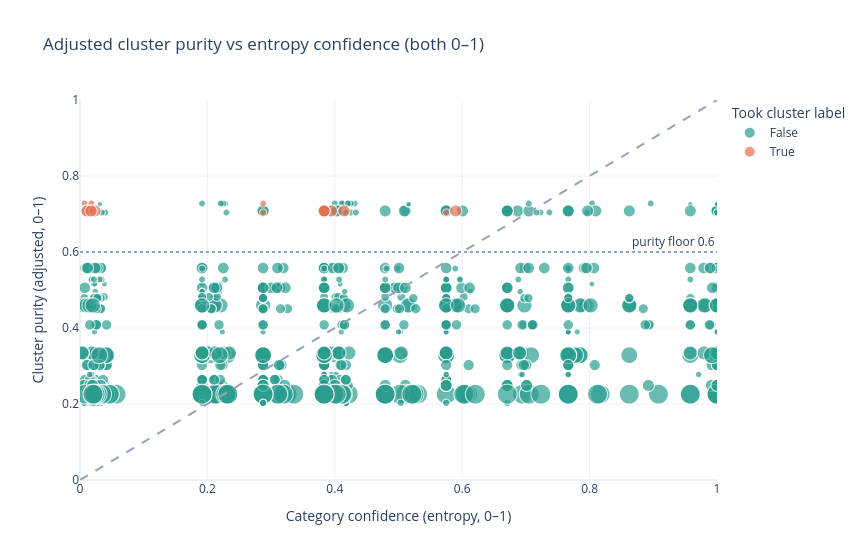

The notebook cell saved with this chart:
### Code cell
# Adjusted purity vs entropy confidence — matching 0-1 scales (challenges).
print("Cluster vs Category (chance-corrected):", cluster_agreement(df))

mask = df["Cluster"] != -1
purity_summary = (
    df[mask]
    .groupby(["Cluster", "Cluster_Label"])
    .agg(
        records=("Category", "size"),
        purity=("Cluster_Purity", "first"),
        purity_adj=("Cluster_Purity_Adj", "first"),
        mean_confidence=("Category_Confidence_Norm", "mean"),
        reassigned=("Category_Reassigned", "sum"),
    )
    .reset_index()
    .sort_values("purity_adj", ascending=False)
)
display(purity_summary.round(3))

fig_pc = px.scatter(
    df[mask], x="Category_Confidence_Norm", y="Cluster_Purity_Adj",
    color="Category_Reassigned", size="Cluster_Size",
    hover_data=["focus_group", "Category", "final_category", "Cluster_Size", "Cluster_Purity"],
    title="Adjusted cluster purity vs entropy confidence (both 0–1)",
    color_discrete_map={True: "#E76F51", False: "#2A9D8F"},
    labels={"Category_Reassigned": "Took cluster label"},
)
fig_pc.add_shape(type="line", x0=0, y0=0, x1=1, y1=1, line=dict(dash="dash", color="#94A3B8"))
fig_pc.add_hline(y=0.6, line_dash="dot", line_color="#94A3B8", annotation_text="purity floor 0.6")
fig_pc.update_layout(
    height=560, width=860, template="plotly_white",
    xaxis=dict(range=[0, 1], title="Category confidence (entropy, 0–1)"),
    yaxis=dict(range=[0, 1], title="Cluster purity (adjusted, 0–1)"),
)
fig_pc.show()

### Figure 1 — Plotly figure (JSON) as saved in the notebook; plotly's stock layout.template omitted (floating-point values rounded to 4 significant figures; data arrays with more than 128 entries replaced by an {"elided": "..."} marker saying what was removed)
{"data": [{"customdata": {"elided": "1031x5 mixed values"}, "hovertemplate": "Took cluster label=False<br>Category_Confidence_Norm=%{x}<br>Cluster_Purity_Adj=%{y}<br>Cluster_Size=%{customdata[3]}<br>focus_group=%{customdata[0]}<br>Category=%{customdata[1]}<br>final_category=%{customdata[2]}<br>Cluster_Purity=%{customdata[4]}<extra></extra>", "legendgroup": "False", "marker": {"color": "#2A9D8F", "size": {"elided": "1031 int values"}, "sizemode": "area", "sizeref": 0.38, "symbol": "circle"}, "mode": "markers", "name": "False", "showlegend": true, "type": "scattergl", "x": {"elided": "1031 float values"}, "xaxis": "x", "y": {"elided": "1031 float values"}, "yaxis": "y"}, {"customdata": [["BAA Operations", "User Experience & Performance", "Case Management", 56, 0.75], ["Office Managers", "User Experience & Performance", "Case Management", 56, 0.75], ["BAA Supervisors", "Records & Document Management", "Case Management", 56, 0.75], ["Building Inspectors", "Records & Document Management", "Case Management", 18, 0.8333], ["Building Inspectors", "Data Management & Visibility", "Case Management", 20, 0.85], ["CPC", "User Experience & Performance", "Case Management", 56, 0.75], ["Fire", "User Experience & Performance", "Case Management", 20, 0.85], ["Housing Inspectors", "User Experience & Performance", "Case Management", 56, 0.75], ["IT", "Data Management & Visibility", "Case Management", 56, 0.75], ["OCHD", "Communication & Collaboration", "Case Management", 20, 0.85], ["Office Managers", "User Experience & Performance", "Case Management", 56, 0.75], ["Permits", "Records & Document Management", "Case Management", 56, 0.75], ["Supervisors", "System Integration", "Case Management", 56, 0.75], ["Supervisors", "Scheduling & Resource Management", "Case Management", 56, 0.75], ["Supervisors", "Reporting & Decision Support", "Case Management", 56, 0.75], ["Zoning", "Records & Document Management", "Case Management", 56, 0.75], ["Zoning", "User Experience & Performance", "Case Management", 56, 0.75], ["Housing Inspectors", "Records & Document Management", "Case Management", 18, 0.8333]], "hovertemplate": "Took cluster label=True<br>Category_Confidence_Norm=%{x}<br>Cluster_Purity_Adj=%{y}<br>Cluster_Size=%{customdata[3]}<br>focus_group=%{customdata[0]}<br>Category=%{customdata[1]}<br>final_category=%{customdata[2]}<br>Cluster_Purity=%{customdata[4]}<extra></extra>", "legendgroup": "True", "marker": {"color": "#E76F51", "size": [56, 56, 56, 18, 20, 56, 20, 56, 56, 20, 56, 56, 56, 56, 56, 56, 56, 18], "sizemode": "area", "sizeref": 0.38, "symbol": "circle"}, "mode": "markers", "name": "True", "showlegend": true, "type": "scattergl", "x": [0.3832, 0.3832, 0.3946, 0.2874, 0.2874, 0.3832, 0.01781, 0.3832, 0.0177, 0.007008, 0.3832, 0.5899, 0.01202, 0.01072, 0.02349, 0.4146, 0.01724, 0.5749], "xaxis": "x", "y": [0.708, 0.708, 0.708, 0.7039, 0.7276, 0.708, 0.7276, 0.708, 0.708, 0.7276, 0.708, 0.708, 0.708, 0.708, 0.708, 0.708, 0.708, 0.7039], "yaxis": "y"}], "layout": {"annotations": [{"showarrow": false, "text": "purity floor 0.6", "x": 1, "xanchor": "right", "xref": "x domain", "y": 0.6, "yanchor": "bottom", "yref": "y"}], "height": 560, "legend": {"itemsizing": "constant", "title": {"text": "Took cluster label"}, "tracegroupgap": 0}, "shapes": [{"line": {"color": "#94A3B8", "dash": "dash"}, "type": "line", "x0": 0, "x1": 1, "y0": 0, "y1": 1}, {"line": {"color": "#94A3B8", "dash": "dot"}, "type": "line", "x0": 0, "x1": 1, "xref": "x domain", "y0": 0.6, "y1": 0.6, "yref": "y"}], "title": {"text": "Adjusted cluster purity vs entropy confidence (both 0–1)"}, "width": 860, "xaxis": {"anchor": "y", "domain": [0, 1], "range": [0, 1], "title": {"text": "Category confidence (entropy, 0–1)"}}, "yaxis": {"anchor": "x", "domain": [0, 1], "range": [0, 1], "title": {"text": "Cluster purity (adjusted, 0–1)"}}}}
